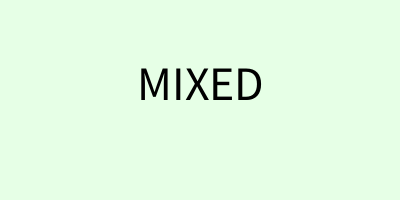
Frame 1 (no input)
Frame 60 (the mouse pressed at the canvas centre just before this capture): identical to frame 1, image omitted
Frame 120 (the mouse held since frame 60 and released just before this capture): identical to frame 1, image omitted

The Processing sketch that drew this single still picture (run headless with seeded random() and noise(); from frame 60 on, the mouse is pressed at the canvas centre):

// Processing sketch: TwoCoins
// ── TwoCoins.pde
float randomNumber;
float randomNumber2;

void setup()
{
  size(400, 200);
  fill(0);
  textSize(48);
  textAlign(CENTER);
 
  randomNumber = random(2.0);
  randomNumber2 = random(2.0);
}
 
void draw()
{
  background(230, 255, 230);
 
  String message;
  if ((randomNumber < 1.0) && (randomNumber2 < 1.0)) {
    message = "TWO TAILS";
  } else if((randomNumber >= 1.0) && (randomNumber2 >= 1.0)){
    message = "TWO HEADS";
  } else{
    message = "MIXED";
  }   
  text(message, width/2, height/2);
}
